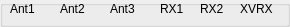
              <widget class="QGroupBox" name="groupBox_7">
               <property name="title">
                <string/>
               </property>
               <property name="alignment">
                <set>Qt::AlignLeading|Qt::AlignLeft|Qt::AlignVCenter</set>
               </property>
               <widget class="QLabel" name="label_20">
                <property name="geometry">
                 <rect>
                  <x>240</x>
                  <y>0</y>
                  <width>41</width>
                  <height>18</height>
                 </rect>
                </property>
                <property name="text">
                 <string>XVRX</string>
                </property>
               </widget>
               <widget class="QLabel" name="label_16">
                <property name="geometry">
                 <rect>
                  <x>60</x>
                  <y>0</y>
                  <width>34</width>
                  <height>18</height>
                 </rect>
                </property>
                <property name="text">
                 <string>Ant2</string>
                </property>
               </widget>
               <widget class="QLabel" name="label_15">
                <property name="geometry">
                 <rect>
                  <x>10</x>
                  <y>0</y>
                  <width>34</width>
                  <height>18</height>
                 </rect>
                </property>
                <property name="text">
                 <string>Ant1</string>
                </property>
               </widget>
               <widget class="QLabel" name="label_19">
                <property name="geometry">
                 <rect>
                  <x>200</x>
                  <y>0</y>
                  <width>29</width>
                  <height>18</height>
                 </rect>
                </property>
                <property name="text">
                 <string>RX2</string>
                </property>
               </widget>
               <widget class="QLabel" name="label_18">
                <property name="geometry">
                 <rect>
                  <x>160</x>
                  <y>0</y>
                  <width>29</width>
                  <height>18</height>
                 </rect>
                </property>
                <property name="text">
                 <string>RX1</string>
                </property>
               </widget>
               <widget class="QLabel" name="label_17">
                <property name="geometry">
                 <rect>
                  <x>110</x>
                  <y>0</y>
                  <width>35</width>
                  <height>18</height>
                 </rect>
                </property>
                <property name="text">
                 <string>Ant3</string>
                </property>
               </widget>
              </widget>
